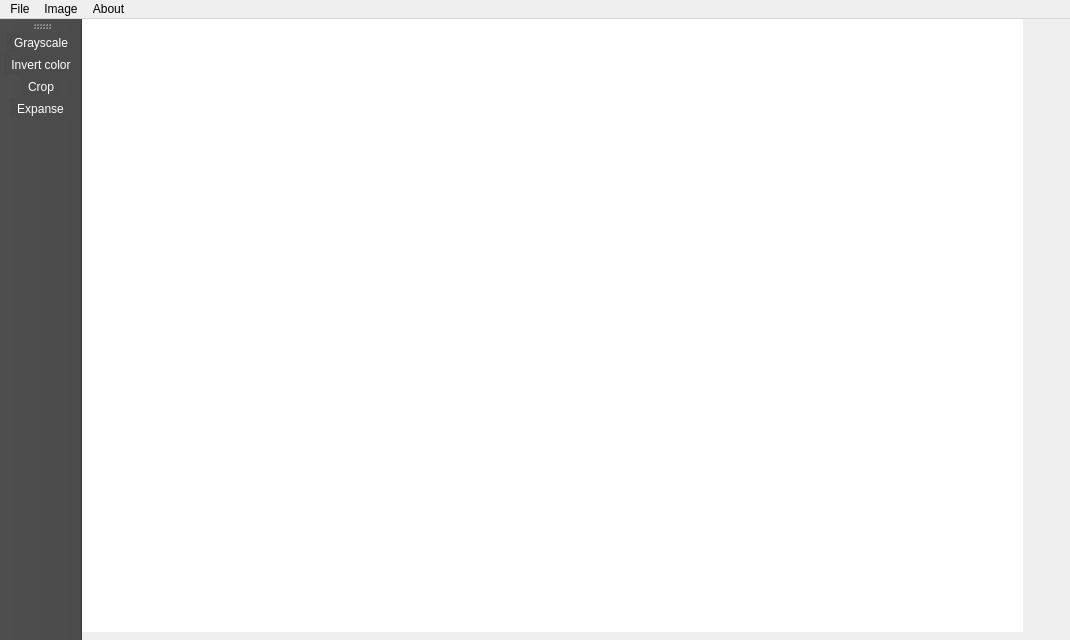
<?xml version="1.0" encoding="UTF-8"?>
<ui version="4.0">
 <class>MainWindow</class>
 <widget class="QMainWindow" name="MainWindow">
  <property name="geometry">
   <rect>
    <x>0</x>
    <y>0</y>
    <width>1070</width>
    <height>640</height>
   </rect>
  </property>
  <property name="windowTitle">
   <string>LULpainter</string>
  </property>
  <widget class="QWidget" name="centralWidget">
   <widget class="QGraphicsView" name="graphics_view">
    <property name="geometry">
     <rect>
      <x>0</x>
      <y>0</y>
      <width>941</width>
      <height>613</height>
     </rect>
    </property>
    <property name="styleSheet">
     <string notr="true">QGraphicsView {
	color: rgb(75, 75, 75);
	border: 0px;
}

QScrollBar:horizontal {
	background: transparent;
    height: 10px;
}
QScrollBar::handle:horizontal {
    background: rgb(75, 75, 75);
	border-radius: 5px;
    min-width: 10px;
}
QScrollBar::add-line:horizontal {
	background: transparent;
	width: 10px;
    subcontrol-position: right;
    subcontrol-origin: margin;
}

QScrollBar::sub-line:horizontal {
    background: transparent;
    width: 10px;
	subcontrol-position: left;
    subcontrol-origin: margin;
}

QScrollBar:vertical {
	background: transparent;
    opacity: 1;
    width:10px;
}
QScrollBar::handle:vertical {
    background: rgb(75, 75, 75);
	border-radius: 5px;
    min-height: 10px;
}
QScrollBar::add-line:vertical {
	background: transparent;
    height: 10px;
}

QScrollBar::sub-line:vertical {
    background: transparent;
    height: 10px;
}

QAbstractScrollArea::corner {
    background: none;
    border: none;
}</string>
    </property>
    <property name="frameShadow">
     <enum>QFrame::Sunken</enum>
    </property>
    <property name="sizeAdjustPolicy">
     <enum>QAbstractScrollArea::AdjustIgnored</enum>
    </property>
   </widget>
  </widget>
  <widget class="QMenuBar" name="menuBar">
   <property name="geometry">
    <rect>
     <x>0</x>
     <y>0</y>
     <width>1070</width>
     <height>28</height>
    </rect>
   </property>
   <widget class="QMenu" name="menuFile">
    <property name="title">
     <string>File</string>
    </property>
    <addaction name="actionOpen"/>
    <addaction name="actionNew"/>
    <addaction name="separator"/>
    <addaction name="actionSave"/>
    <addaction name="actionSave_As"/>
    <addaction name="separator"/>
    <addaction name="separator"/>
    <addaction name="actionQuit"/>
   </widget>
   <widget class="QMenu" name="menuImage">
    <property name="title">
     <string>Image</string>
    </property>
    <widget class="QMenu" name="menuResize">
     <property name="title">
      <string>Resize</string>
     </property>
     <addaction name="actionCrop_3"/>
     <addaction name="actionExpanse"/>
    </widget>
    <addaction name="actionGraysacle"/>
    <addaction name="actionInvert"/>
    <addaction name="actionImage_info"/>
    <addaction name="menuResize"/>
   </widget>
   <widget class="QMenu" name="menuHelp">
    <property name="title">
     <string>About</string>
    </property>
    <addaction name="actionHelp"/>
   </widget>
   <addaction name="menuFile"/>
   <addaction name="menuImage"/>
   <addaction name="menuHelp"/>
  </widget>
  <widget class="QToolBar" name="mainToolBar">
   <property name="styleSheet">
    <string notr="true">color: white;
background-color: rgb(75, 75, 75);</string>
   </property>
   <attribute name="toolBarArea">
    <enum>LeftToolBarArea</enum>
   </attribute>
   <attribute name="toolBarBreak">
    <bool>false</bool>
   </attribute>
   <addaction name="actioncoordinates_gray"/>
   <addaction name="actioncoordinates_invert"/>
   <addaction name="actionCrop_3"/>
   <addaction name="actionExpanse"/>
  </widget>
  <action name="actionSave">
   <property name="text">
    <string>Save</string>
   </property>
   <property name="shortcut">
    <string>Ctrl+S</string>
   </property>
  </action>
  <action name="actionSave_As">
   <property name="text">
    <string>Save as...</string>
   </property>
   <property name="shortcut">
    <string>Ctrl+A</string>
   </property>
  </action>
  <action name="actionQuit">
   <property name="text">
    <string>Quit</string>
   </property>
   <property name="shortcut">
    <string>Ctrl+Q</string>
   </property>
  </action>
  <action name="actionOpen">
   <property name="text">
    <string>Open</string>
   </property>
   <property name="shortcut">
    <string>Ctrl+O</string>
   </property>
  </action>
  <action name="actionNew">
   <property name="text">
    <string>New</string>
   </property>
   <property name="toolTip">
    <string comment="Create 640x480 image">New</string>
   </property>
   <property name="whatsThis">
    <string>Create 640x480 image</string>
   </property>
   <property name="shortcut">
    <string>Ctrl+N</string>
   </property>
  </action>
  <action name="actioncoordinates_gray">
   <property name="text">
    <string>coordinates...</string>
   </property>
   <property name="iconText">
    <string>Grayscale</string>
   </property>
   <property name="toolTip">
    <string>Choose area on image</string>
   </property>
  </action>
  <action name="actioncoordinates_invert">
   <property name="text">
    <string>coordinates...</string>
   </property>
   <property name="iconText">
    <string>Invert color</string>
   </property>
   <property name="toolTip">
    <string>Choose area on image</string>
   </property>
  </action>
  <action name="actionGraysacle">
   <property name="text">
    <string>Grayscale</string>
   </property>
   <property name="shortcut">
    <string>Ctrl+G</string>
   </property>
  </action>
  <action name="actionInvert">
   <property name="text">
    <string>Invert color</string>
   </property>
   <property name="shortcut">
    <string>Ctrl+I</string>
   </property>
  </action>
  <action name="actionCrop_3">
   <property name="text">
    <string>Crop</string>
   </property>
   <property name="shortcut">
    <string>Ctrl+C</string>
   </property>
  </action>
  <action name="actionExpanse">
   <property name="text">
    <string>Expanse</string>
   </property>
   <property name="shortcut">
    <string>Ctrl+E</string>
   </property>
  </action>
  <action name="actionImage_info">
   <property name="text">
    <string>Image info</string>
   </property>
  </action>
  <action name="actionHelp">
   <property name="text">
    <string>Help</string>
   </property>
   <property name="shortcut">
    <string>F1</string>
   </property>
  </action>
 </widget>
 <layoutdefault spacing="6" margin="11"/>
 <tabstops>
  <tabstop>graphics_view</tabstop>
 </tabstops>
 <resources/>
 <connections/>
</ui>
